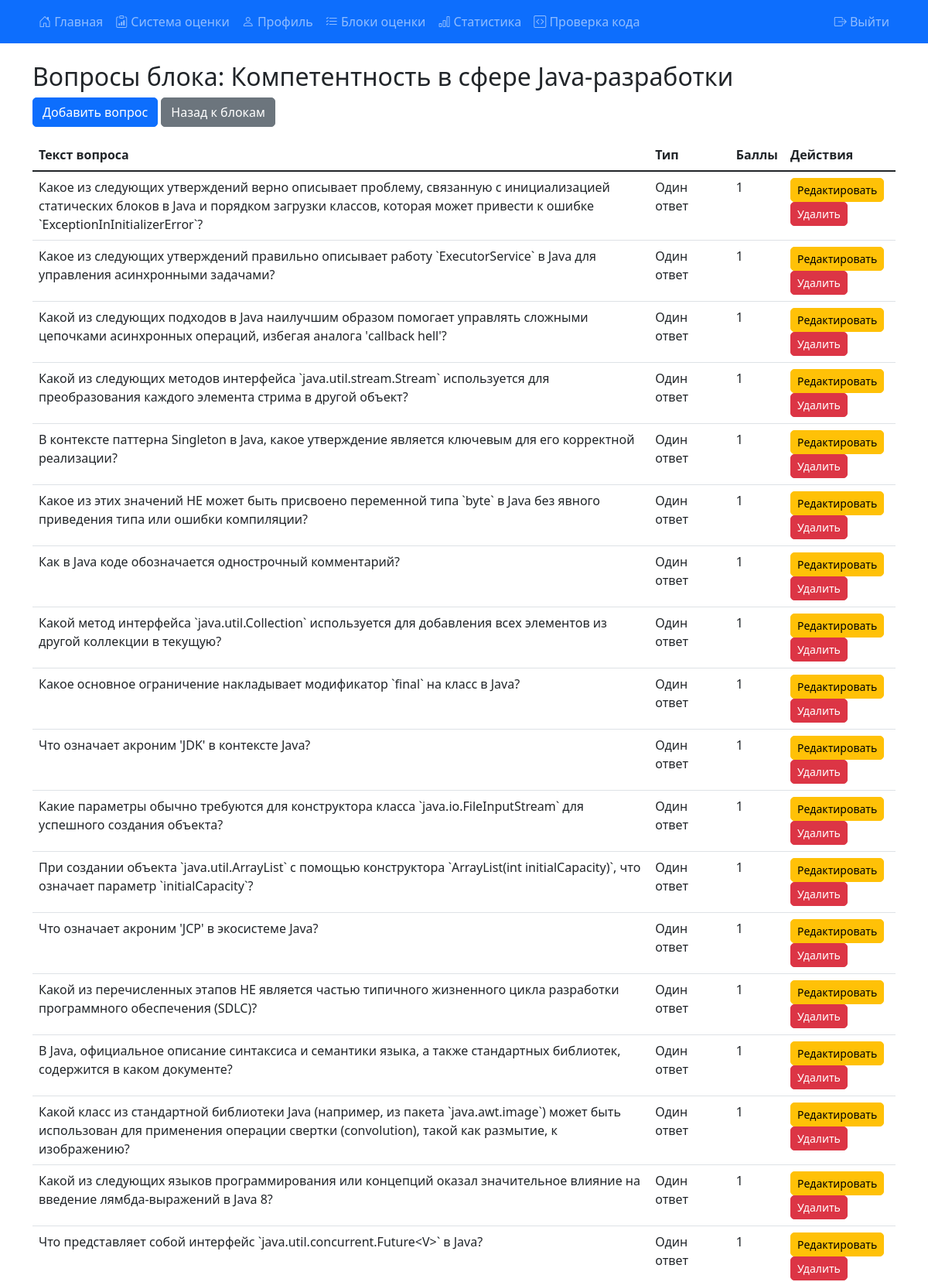
Page /assessment_questions/1 (signed in, upper part) on the committed database.
### models.py (models this page shows)
class AssessmentBlock(db.Model):
    __tablename__ = 'assessment_block'
    id = db.Column(db.Integer, primary_key=True)
    name = db.Column(db.String(100), nullable=False)
    description = db.Column(db.Text)
    weight = db.Column(db.Float, default=1.0)
    max_score = db.Column(db.Float, default=10.0)
    questions = db.relationship('AssessmentQuestion', back_populates='block', lazy=True)

class AssessmentQuestion(db.Model):
    __tablename__ = 'assessment_question'
    id = db.Column(db.Integer, primary_key=True)
    block_id = db.Column(db.Integer, db.ForeignKey('assessment_block.id'), nullable=False)
    text = db.Column(db.Text, nullable=False)
    type = db.Column(db.String(20), nullable=False)
    options = db.Column(db.Text)
    correct_answer = db.Column(db.Text)
    correct_answer_description = db.Column(db.Text)
    points = db.Column(db.Integer, default=1)
    code_template = db.Column(db.Text)
    test_cases = db.Column(db.Text)
    example_solutions = db.Column(db.Text)
    block = db.relationship('AssessmentBlock', foreign_keys=[block_id])
    option_scores = db.Column(db.Text)
    description = db.Column(db.Text)
    criteria = db.Column(db.Text)
    max_score = db.Column(db.Float)
    weight = db.Column(db.Float)

### 1.py (the view)
@app.route('/assessment_questions/<int:block_id>')
@role_required(['expert', 'admin'])
def assessment_questions(block_id):
    block = AssessmentBlock.query.get_or_404(block_id)
    questions = AssessmentQuestion.query.filter_by(block_id=block_id).all()
    return render_template('assessment_questions.html', block=block, questions=questions)

### 1.py (called while the page is built)
@login_manager.user_loader
def load_user(user_id):
    return db.session.get(User, int(user_id))

def debug_print(message):
    print(f"[DEBUG] {message}")
    logger.debug(message)
    with open('debug.log', 'a', encoding='utf-8') as f:
        f.write(f"{datetime.now().strftime('%Y-%m-%d %H:%M:%S')} - {message}\n")

def sync_session_role():
    if 'user_id' in session:
        user = db.session.get(User, session['user_id'])
        if user and session.get('role') != user.role:
            session['role'] = user.role
            debug_print(f"Synchronized session role to {user.role} for user {user.username}")

@app.before_request
def before_request():
    try:
        if current_user.is_authenticated and ('user_id' not in session or session.get('user_id') != current_user.id):
            session['user_id'] = current_user.id
            session['role'] = current_user.role
            session['username'] = current_user.username
            debug_print(f"Синхронизирована сессия с Flask-Login: user_id={current_user.id}")
        elif 'user_id' in session and not current_user.is_authenticated:
            user = db.session.get(User, session['user_id'])
            if user:
                login_user(user)
                debug_print(f"Восстановлена аутентификация из сессии: user_id={user.id}")
    except Exception as e:
        debug_print(f"Ошибка синхронизации аутентификации: {str(e)}")

### templates/assessment_questions.html
{% extends "base.html" %}
{% block content %}
<div class="container mt-4">
    <h2>Вопросы блока: {{ block.name }}</h2>
    <a href="{{ url_for('add_assessment_question', block_id=block.id) }}" class="btn btn-primary mb-3">Добавить вопрос</a>
    <a href="{{ url_for('assessment_blocks') }}" class="btn btn-secondary mb-3">Назад к блокам</a>
    <table class="table">
        <thead>
            <tr>
                <th>Текст вопроса</th>
                <th>Тип</th>
                <th>Баллы</th>
                <th>Действия</th>
            </tr>
        </thead>
        <tbody>
            {% for question in questions %}
            <tr>
                <td>{{ question.text }}</td>
                <td>
                    {% if question.type == 'single' %}
                    Один ответ
                    {% elif question.type == 'multiple' %}
                    Несколько ответов
                    {% elif question.type == 'open' %}
                    Открытый ответ
                    {% else %}
                    Код
                    {% endif %}
                </td>
                <td>{{ question.points }}</td>
                <td>
                    <a href="{{ url_for('edit_assessment_question', question_id=question.id) }}" class="btn btn-sm btn-warning">Редактировать</a>
                    <form action="{{ url_for('delete_assessment_question', question_id=question.id) }}" method="post" class="d-inline">
                        <button type="submit" class="btn btn-sm btn-danger" onclick="return confirm('Вы уверены?')">Удалить</button>
                    </form>
                </td>
            </tr>
            {% endfor %}
        </tbody>
    </table>
</div>
{% endblock %}

### templates/base.html (style rules this page uses)
body { min-height: 100vh; display: flex; flex-direction: column; }
.btn { border-radius: 5px; }

### rows in the picture
AssessmentBlock: name "Компетентность в сфере Java-разработки"
AssessmentQuestion: text "Какое из следующих утверждений верно описывает проблему, связанную с инициализацией статических блоков в Java и порядком загрузки классов, которая может привести к ошибке `ExceptionInInitializerError`?", type "Один ответ", points "1"
AssessmentQuestion: text "Какое из следующих утверждений правильно описывает работу `ExecutorService` в Java для управления асинхронными задачами?", type "Один ответ", points "1"
AssessmentQuestion: text "Какой из следующих подходов в Java наилучшим образом помогает управлять сложными цепочками асинхронных операций, избегая аналога 'callback hell'?", type "Один ответ", points "1"
AssessmentQuestion: text "Какой из следующих методов интерфейса `java.util.stream.Stream` используется для преобразования каждого элемента стрима в другой объект?", type "Один ответ", points "1"
AssessmentQuestion: text "В контексте паттерна Singleton в Java, какое утверждение является ключевым для его корректной реализации?", type "Один ответ", points "1"
AssessmentQuestion: text "Какое из этих значений НЕ может быть присвоено переменной типа `byte` в Java без явного приведения типа или ошибки компиляции?", type "Один ответ", points "1"
AssessmentQuestion: text "Как в Java коде обозначается однострочный комментарий?", type "Один ответ", points "1"
AssessmentQuestion: text "Какой метод интерфейса `java.util.Collection` используется для добавления всех элементов из другой коллекции в текущую?", type "Один ответ", points "1"
AssessmentQuestion: text "Какое основное ограничение накладывает модификатор `final` на класс в Java?", type "Один ответ", points "1"
AssessmentQuestion: text "Что означает акроним 'JDK' в контексте Java?", type "Один ответ", points "1"
AssessmentQuestion: text "Какие параметры обычно требуются для конструктора класса `java.io.FileInputStream` для успешного создания объекта?", type "Один ответ", points "1"
AssessmentQuestion: text "При создании объекта `java.util.ArrayList` с помощью конструктора `ArrayList(int initialCapacity)`, что означает параметр `initialCapacity`?", type "Один ответ", points "1"
AssessmentQuestion: text "Что означает акроним 'JCP' в экосистеме Java?", type "Один ответ", points "1"
AssessmentQuestion: text "Какой из перечисленных этапов НЕ является частью типичного жизненного цикла разработки программного обеспечения (SDLC)?", type "Один ответ", points "1"
AssessmentQuestion: text "В Java, официальное описание синтаксиса и семантики языка, а также стандартных библиотек, содержится в каком документе?", type "Один ответ", points "1"
AssessmentQuestion: text "Какой класс из стандартной библиотеки Java (например, из пакета `java.awt.image`) может быть использован для применения операции свертки (convolution), такой как размытие, к изображению?", type "Один ответ", points "1"
AssessmentQuestion: text "Какой из следующих языков программирования или концепций оказал значительное влияние на введение лямбда-выражений в Java 8?", type "Один ответ", points "1"
AssessmentQuestion: text "Что представляет собой интерфейс `java.util.concurrent.Future<V>` в Java?", type "Один ответ", points "1"
